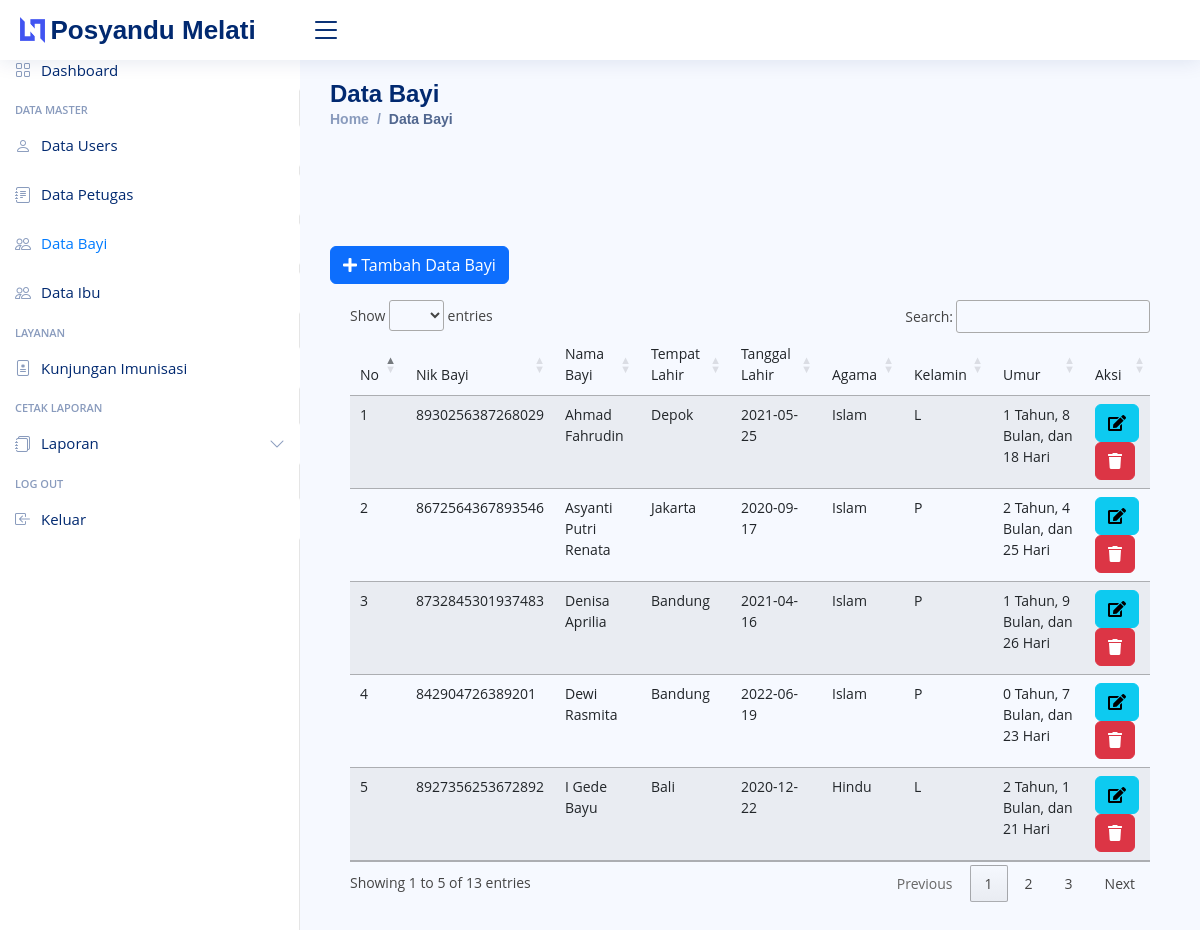
The app's page /index.php/admin/bayi with its own data.
### tables this page shows
CREATE TABLE `bayi` (
  `id_bayi` int(11) NOT NULL,
  `nik_bayi` varchar(16) NOT NULL,
  `nama_bayi` varchar(50) NOT NULL,
  `tempat` varchar(50) NOT NULL,
  `tanggal` date NOT NULL,
  `agama` varchar(20) NOT NULL,
  `jk_bayi` enum('L','P') NOT NULL,
  `umur_bayi` date NOT NULL
);

### application/controllers/admin/bayi.php (called while the page is built, shortened)
<?php
class bayi extends CI_Controller {
	public function __construct()
	{
		$this->load->model('bayi_m');
		$this->load->helpers('Usia_helper');
		$this->load->library('form_validation');
	}
	public function index()
	{
		$data['title'] = '	Data Bayi';
		$data['bayi'] = $this->bayi_m->get('bayi')->result_array();
		$this->form_validation->set_rules('nik', 'Nik bayi', 'required|trim');
		$this->form_validation->set_rules('nama', 'Nama bayi', 'required|trim');
		$this->form_validation->set_rules('tempat', 'tempat', 'required|trim');
		$this->form_validation->set_rules('tanggal', 'tanggal', 'required|trim');
		$this->form_validation->set_rules('agama', 'agama', 'required|trim');
		$this->form_validation->set_rules('jk', 'Kelamin bayi', 'required|trim');
		if($this->form_validation->run() == FALSE) {
			$this->load->view('layout/header', $data);
			$this->load->view('layout/sidebar');
			$this->load->view('admin/bayi/index', $data);
			$this->load->view('layout/footer');
		}
	}
}

### index.php (called while the page is built, shortened)
<?php
require_once BASEPATH.'core/CodeIgniter.php';

### application/models/bayi_m.php (called while the page is built, shortened)
<?php
class bayi_m extends CI_Model {
	public function get($table)
	{
		$this->db->order_by('nama_bayi', 'ASC');
		return $this->db->get($table);
	}
}

### application/views/admin/bayi/index.php (the view, shortened to what this page needs)
<main id="main" class="main">
    <div class="row mb-2">
        <div class="col-md-6">
            <button type="button" class="btn btn-primary mb-2" data-toggle="modal" data-target="#formModalbayi">
                <i class="fas fa-plus"></i> Tambah Data Bayi
            </button>
        </div>
    </div>
    <div class="main">
        <div class="card-body">
            <div class="row mb">
                <div class="col-md-0">
                    <div class="table-responsive">
                        <table class="table table-striped" id="datatables">
                            <thead>
                                <tr>
                                    <td>No</td>
                                    <td>Nik Bayi</td>
                                    <td>Nama Bayi</td>
                                    <td>Tempat Lahir</td>
                                    <td>Tanggal Lahir</td>
                                    <td>Agama</td>
                                    <td>Kelamin</td>
                                    <td>Umur</td>
                                    <td>Aksi</td>
                                </tr>
                            </thead>
                            <tbody>
                                <?php $no = 1; foreach($bayi as $u) : ?>
                                <tr>
                                    <td><?= $no++; ?></td>
                                    <td><?= $u['nik_bayi']; ?></td>
                                    <td><?= $u['nama_bayi']; ?></td>
                                    <td><?= $u['tempat']; ?></td>
                                    <td><?= $u['tanggal']; ?></td>
                                    <td><?= $u['agama'] ?></td>
                                    <td><?= $u['jk_bayi'] == 'L' ? 'L' : 'P'; ?></td>
                                    <td><?php $lahir =new DateTime($u['tanggal']);
                                        $today =new DateTime();
                                        $umur = $today->diff($lahir);
                                        echo $umur->y; echo " Tahun, "; echo $umur->m; echo " Bulan, dan "; echo $umur->d; echo " Hari";
                                    ?></td>
                                    <td>
                                        <a href="<?= base_url('admin/bayi/ubah/') . $u['id_bayi']; ?>"
                                            class="btn btn-info"><i class="fas fa-edit"></i></a>
                                        <a href="<?= base_url('admin/bayi/hapus/') . $u['id_bayi']; ?>"
                                            class="btn btn-danger" onclick="return confirm('Yakin Hapus ?')"><i
                                                class="fas fa-trash"></i></a>
                                    </td>
                                </tr>
                                <?php endforeach; ?>
                            </tbody>
                        </table>
                    </div>
                </div>
            </div>
        </div>
    </div>
</main>

### assets/css/dashboard.css (style rules this page uses)
body { font-size: .875rem; }

### assets/nice/assets/css/style.css (style rules this page uses)
:root { scroll-behavior: smooth; }
body { font-family: "Open Sans", sans-serif; background: #f6f9ff; color: #444444; }
a { color: #4154f1; text-decoration: none; }
#main { margin-top: 60px; padding: 20px 30px; transition: all 0.3s; }
.card-body { padding: 0 20px 20px 20px; }
@media (min-width: 1200px) { #main, #footer { margin-left: 300px; } }

### records on screen
bayi: nik_bayi "8930256387268029", nama_bayi "Ahmad Fahrudin", tempat "Depok", tanggal "2021-05-25", agama "Islam", jk_bayi "L", tanggal "1", tanggal "8", tanggal "18"
bayi: nik_bayi "8672564367893546", nama_bayi "Asyanti Putri Renata", tempat "Jakarta", tanggal "2020-09-17", agama "Islam", jk_bayi "P", tanggal "2", tanggal "4", tanggal "25"
bayi: nik_bayi "8732845301937483", nama_bayi "Denisa Aprilia", tempat "Bandung", tanggal "2021-04-16", agama "Islam", jk_bayi "P", tanggal "1", tanggal "9", tanggal "26"
bayi: nik_bayi "842904726389201", nama_bayi "Dewi Rasmita", tempat "Bandung", tanggal "2022-06-19", agama "Islam", jk_bayi "P", tanggal "0", tanggal "7", tanggal "23"
bayi: nik_bayi "8927356253672892", nama_bayi "I Gede Bayu", tempat "Bali", tanggal "2020-12-22", agama "Hindu", jk_bayi "L", tanggal "2", tanggal "1", tanggal "21"

### other values on screen
$title "Data Bayi"
